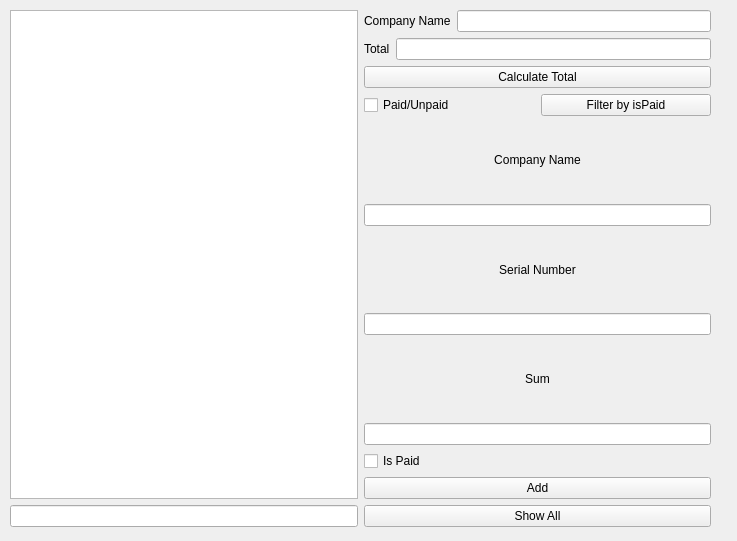
<?xml version="1.0" encoding="UTF-8"?>
<ui version="4.0">
 <class>GUI</class>
 <widget class="QWidget" name="GUI">
  <property name="geometry">
   <rect>
    <x>0</x>
    <y>0</y>
    <width>737</width>
    <height>541</height>
   </rect>
  </property>
  <property name="windowTitle">
   <string>GUI</string>
  </property>
  <widget class="QWidget" name="horizontalLayoutWidget">
   <property name="geometry">
    <rect>
     <x>10</x>
     <y>10</y>
     <width>701</width>
     <height>517</height>
    </rect>
   </property>
   <layout class="QHBoxLayout" name="AppLayout">
    <item>
     <layout class="QVBoxLayout" name="outputLayout">
      <item>
       <widget class="QListWidget" name="listWidget"/>
      </item>
      <item>
       <widget class="QLineEdit" name="errorLineEdit"/>
      </item>
     </layout>
    </item>
    <item>
     <layout class="QVBoxLayout" name="inputLayout">
      <item>
       <layout class="QVBoxLayout" name="totalByCompanyLayout">
        <item>
         <layout class="QVBoxLayout" name="verticalLayout">
          <item>
           <layout class="QHBoxLayout" name="horizontalLayout_3">
            <item>
             <widget class="QLabel" name="label">
              <property name="text">
               <string>Company Name</string>
              </property>
             </widget>
            </item>
            <item>
             <widget class="QLineEdit" name="companyLineEdit"/>
            </item>
           </layout>
          </item>
          <item>
           <layout class="QHBoxLayout" name="totalOutputLayout">
            <item>
             <widget class="QLabel" name="label_2">
              <property name="text">
               <string>Total</string>
              </property>
             </widget>
            </item>
            <item>
             <widget class="QLineEdit" name="totalResultlineEdit"/>
            </item>
           </layout>
          </item>
          <item>
           <widget class="QPushButton" name="calculateTotalButton">
            <property name="text">
             <string>Calculate Total</string>
            </property>
           </widget>
          </item>
         </layout>
        </item>
       </layout>
      </item>
      <item>
       <layout class="QHBoxLayout" name="filterLayout">
        <item>
         <widget class="QCheckBox" name="checkBox">
          <property name="text">
           <string>Paid/Unpaid</string>
          </property>
         </widget>
        </item>
        <item>
         <widget class="QPushButton" name="filterButton">
          <property name="text">
           <string>Filter by isPaid</string>
          </property>
         </widget>
        </item>
       </layout>
      </item>
      <item>
       <layout class="QVBoxLayout" name="addLayout">
        <item>
         <layout class="QVBoxLayout" name="verticalLayout_2">
          <item>
           <layout class="QVBoxLayout" name="verticalLayout_7">
            <item>
             <widget class="QLabel" name="label_5">
              <property name="text">
               <string>Company Name</string>
              </property>
              <property name="alignment">
               <set>Qt::AlignCenter</set>
              </property>
             </widget>
            </item>
            <item>
             <widget class="QLineEdit" name="addCompanyNameLineEdit"/>
            </item>
           </layout>
          </item>
          <item>
           <layout class="QVBoxLayout" name="verticalLayout_5">
            <property name="sizeConstraint">
             <enum>QLayout::SetDefaultConstraint</enum>
            </property>
            <item>
             <widget class="QLabel" name="label_3">
              <property name="text">
               <string>Serial Number</string>
              </property>
              <property name="alignment">
               <set>Qt::AlignCenter</set>
              </property>
             </widget>
            </item>
            <item>
             <widget class="QLineEdit" name="addSerialNumberLineEdit"/>
            </item>
           </layout>
          </item>
          <item>
           <layout class="QVBoxLayout" name="verticalLayout_8">
            <item>
             <widget class="QLabel" name="label_6">
              <property name="text">
               <string>Sum</string>
              </property>
              <property name="alignment">
               <set>Qt::AlignCenter</set>
              </property>
             </widget>
            </item>
            <item>
             <widget class="QLineEdit" name="addSumLineEdit"/>
            </item>
           </layout>
          </item>
          <item>
           <layout class="QVBoxLayout" name="verticalLayout_6">
            <item>
             <widget class="QCheckBox" name="addIsPaidCheckBox">
              <property name="layoutDirection">
               <enum>Qt::LeftToRight</enum>
              </property>
              <property name="text">
               <string>Is Paid</string>
              </property>
             </widget>
            </item>
           </layout>
          </item>
         </layout>
        </item>
        <item>
         <widget class="QPushButton" name="addButton">
          <property name="text">
           <string>Add</string>
          </property>
         </widget>
        </item>
       </layout>
      </item>
      <item>
       <widget class="QPushButton" name="showAllButton">
        <property name="text">
         <string>Show All</string>
        </property>
       </widget>
      </item>
     </layout>
    </item>
   </layout>
  </widget>
 </widget>
 <resources/>
 <connections/>
</ui>
